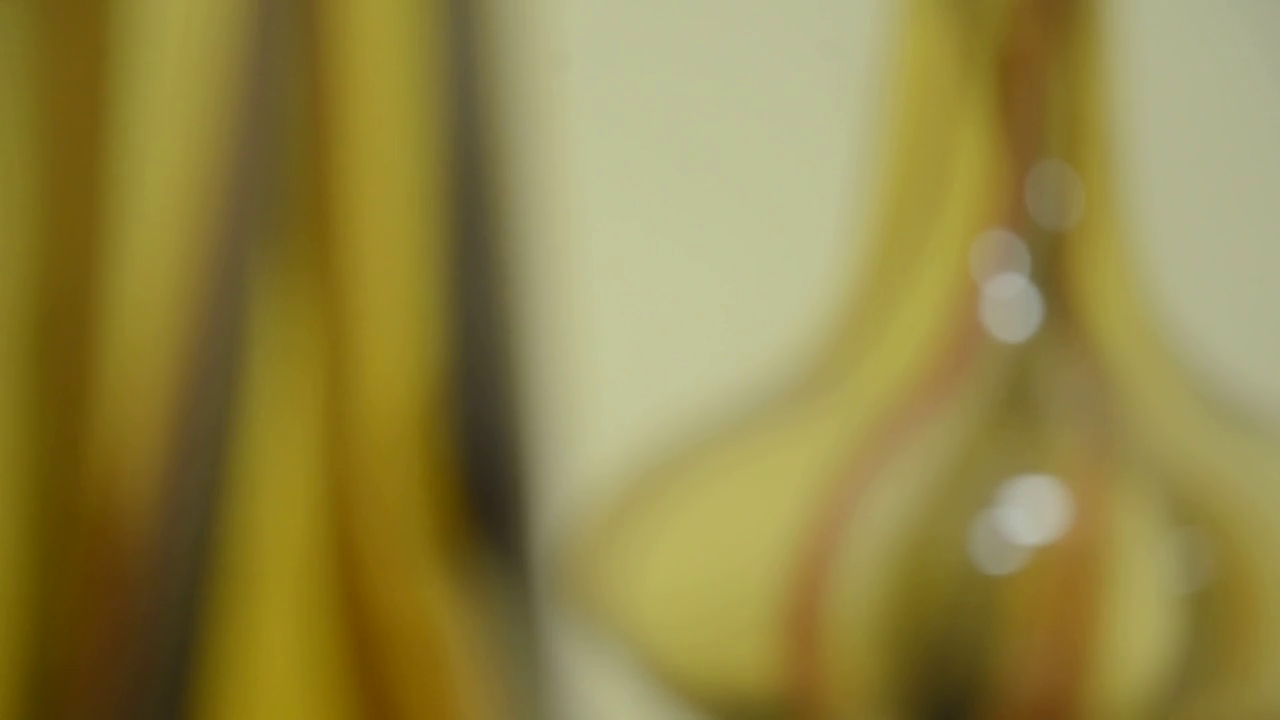
//> input picture frame 20 of PDI/convolucao/vasos720p.mp4, 1280 x 720 px
$ ./depthoffield   (built with g++ and OpenCV 4)
//> lines starting //> are read from the running program, lines starting //| are printed output that depends on the picture; after the words box and inside, x2 and y2 are one past the last pixel; in counts of white or black regions, pixels touching at a corner belong together
#include <iostream>
#include <opencv2/opencv.hpp>

int main(int argc, char** argv) {
  std::string videoPath = (argc > 1) ? argv[1] : "vasos720p.mp4";
  cv::VideoCapture cap(videoPath);

  if (!cap.isOpened()) {
    std::cerr << "Erro ao abrir o video: " << videoPath << std::endl;
    return -1;
  }

  cv::Mat frame, gray, laplacian, laplacianAbs, laplacianDisplay;
  cv::Mat maxLaplacian;  // Matriz de float para guardar a amplitude exata do Laplaciano
  cv::Mat focusImage;    // Imagem de saida (foco estendido em cores)

  // Mascara Laplaciana 3x3 com valor central 8 (detecta bordas com maior ganho)
  float laplacianMask[3][3] = {
    {-1, -1, -1},
    {-1,  8, -1},
    {-1, -1, -1}
  };
  cv::Mat mask = cv::Mat(3, 3, CV_32F, laplacianMask);

  bool initialized = false;
  int frameCount = 0;

  std::cout << "Processando frames do video..." << std::endl;

  while (true) {
    // 1. Capture um frame da cena do video
    cap >> frame;
//> frame is the input picture: 720 rows x 1280 cols, CV_8UC3; mean B, G, R 69.8, 133.3, 145.9
    if (frame.empty()) break;

    frameCount++;

    // 2. Converta o frame para tons de cinza
    cv::cvtColor(frame, gray, cv::COLOR_BGR2GRAY);
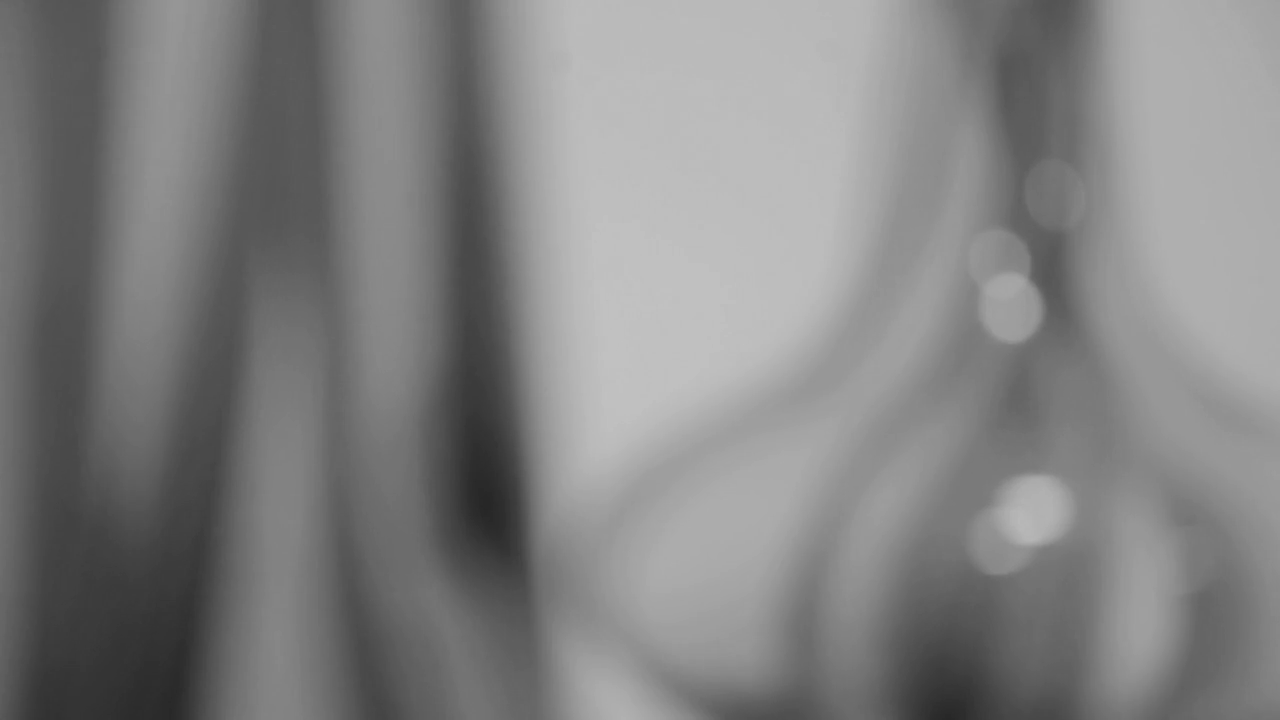
//> gray: 720 rows x 1280 cols, CV_8UC1; min 38, max 194, mean 129.8

    // 4. Aplique um filtro laplaciano de tamanho 3x3 na imagem cinzenta
    cv::filter2D(gray, laplacian, CV_32F, mask);
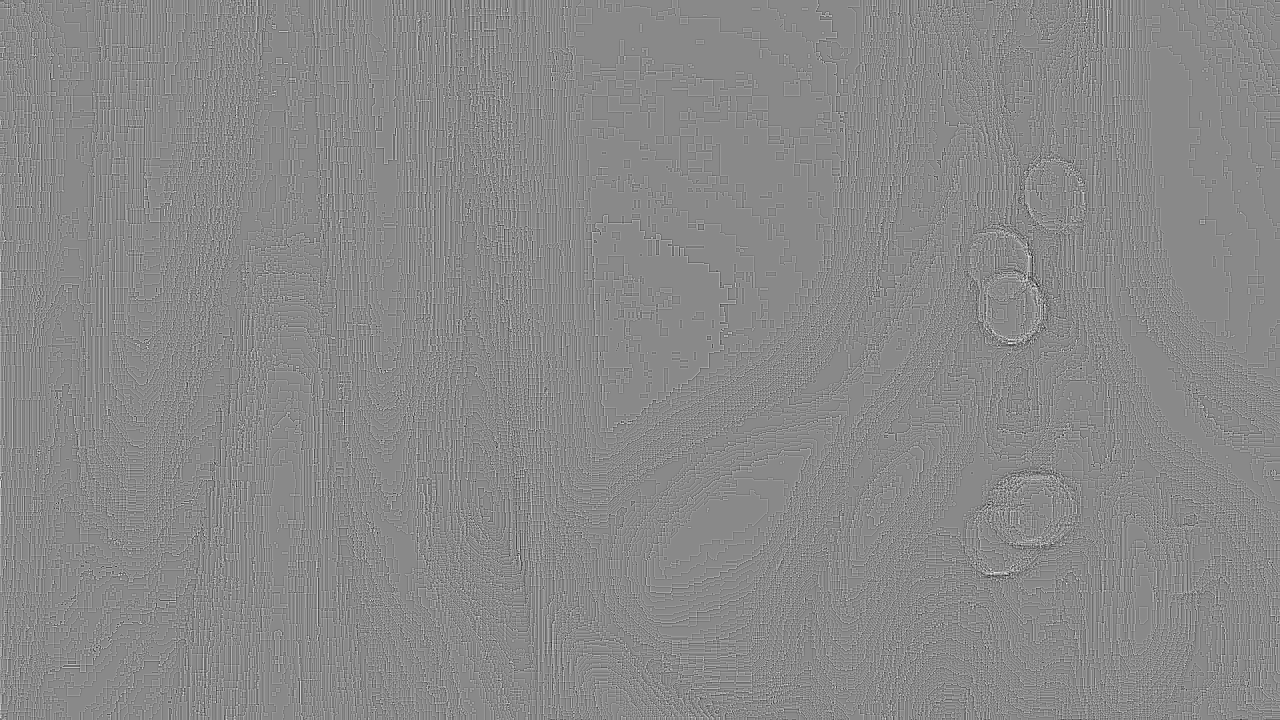
//> laplacian: 720 rows x 1280 cols, CV_32FC1; min -28, max 24, mean 0; drawn with min black and max white

    // Calcula o modulo da resposta para avaliar a nitidez/borda
    laplacianAbs = cv::abs(laplacian);
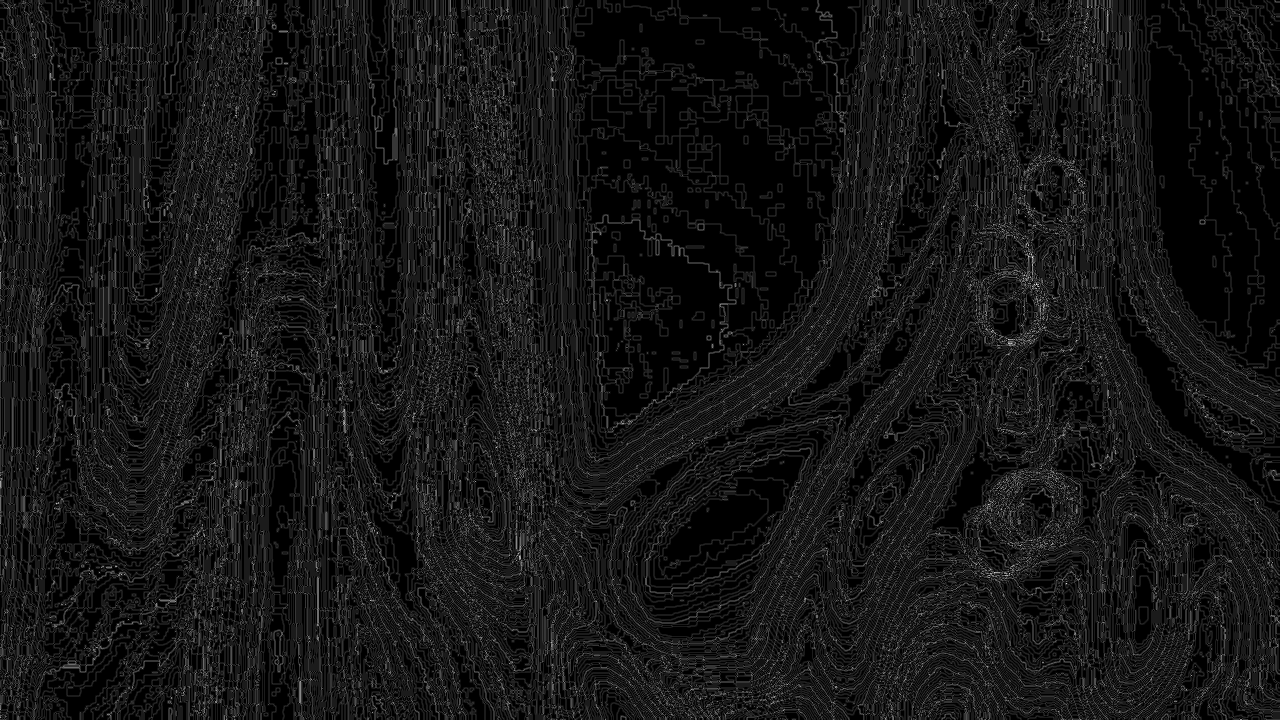
//> laplacianAbs: 720 rows x 1280 cols, CV_32FC1; min 0, max 28, mean 2.4; drawn with min black and max white

    // 3. Crie uma matriz para guardar os maximos dos laplacianos (no 1º frame)
    if (!initialized) {
      maxLaplacian = laplacianAbs.clone();
      focusImage = frame.clone();
      initialized = true;
      continue;
    }

    // 5. Compare a resposta laplaciana com a matriz de maximos e atualize
    for (int r = 0; r < frame.rows; r++) {
      for (int c = 0; c < frame.cols; c++) {
        float currentVal = laplacianAbs.at<float>(r, c);
        float maxVal = maxLaplacian.at<float>(r, c);

        if (currentVal > maxVal) {
          maxLaplacian.at<float>(r, c) = currentVal;
          focusImage.at<cv::Vec3b>(r, c) = frame.at<cv::Vec3b>(r, c);
        }
      }
    }

    // Normaliza o Laplaciano do frame atual apenas para exibicao visual (0 a 255)
    cv::normalize(laplacianAbs, laplacianDisplay, 0, 255, cv::NORM_MINMAX, CV_8U);

    // 6. Exiba a imagem de saida e as janelas intermediarias
    cv::imshow("Frame Original do Video", frame);
    cv::imshow("Imagem em Tons de Cinza", gray);
    cv::imshow("Resposta Laplaciana (Frame Atual)", laplacianDisplay);
    cv::imshow("Foco Estendido (Saida Final Colorida)", focusImage);

    if (cv::waitKey(1) == 27) break; // ESC para cancelar
  }
//> gray: 720 rows x 1280 cols, CV_8UC1; 11.06% of pixels changed, all inside (x1, y1, x2, y2) = (0, 0, 1280, 720)

  std::cout << "Processamento concluido (" << frameCount << " frames analisados)." << std::endl;

  // Normaliza a matriz acumulada dos maximos laplacianos para salvar em formato de imagem (CV_8U)
  cv::Mat maxLaplacianDisplay;
  cv::normalize(maxLaplacian, maxLaplacianDisplay, 0, 255, cv::NORM_MINMAX, CV_8U);

  // Salva automaticamente ambas as imagens de resultado
  cv::imwrite("resultado_foco_estendido.png", focusImage);
  cv::imwrite("resultado_laplaciano_maximo.png", maxLaplacianDisplay);

  std::cout << "Imagens salvas automaticamente:" << std::endl;
  std::cout << " - resultado_foco_estendido.png" << std::endl;
  std::cout << " - resultado_laplaciano_maximo.png" << std::endl;

  // Exibe o mapa de maximos laplacianos no final
  cv::imshow("Mapa Acumulado de Laplacianos Maximos", maxLaplacianDisplay);
  cv::imshow("Foco Estendido (Saida Final Colorida)", focusImage);
  cv::waitKey(0);

  return 0;
}

$ run again, starting later in the video
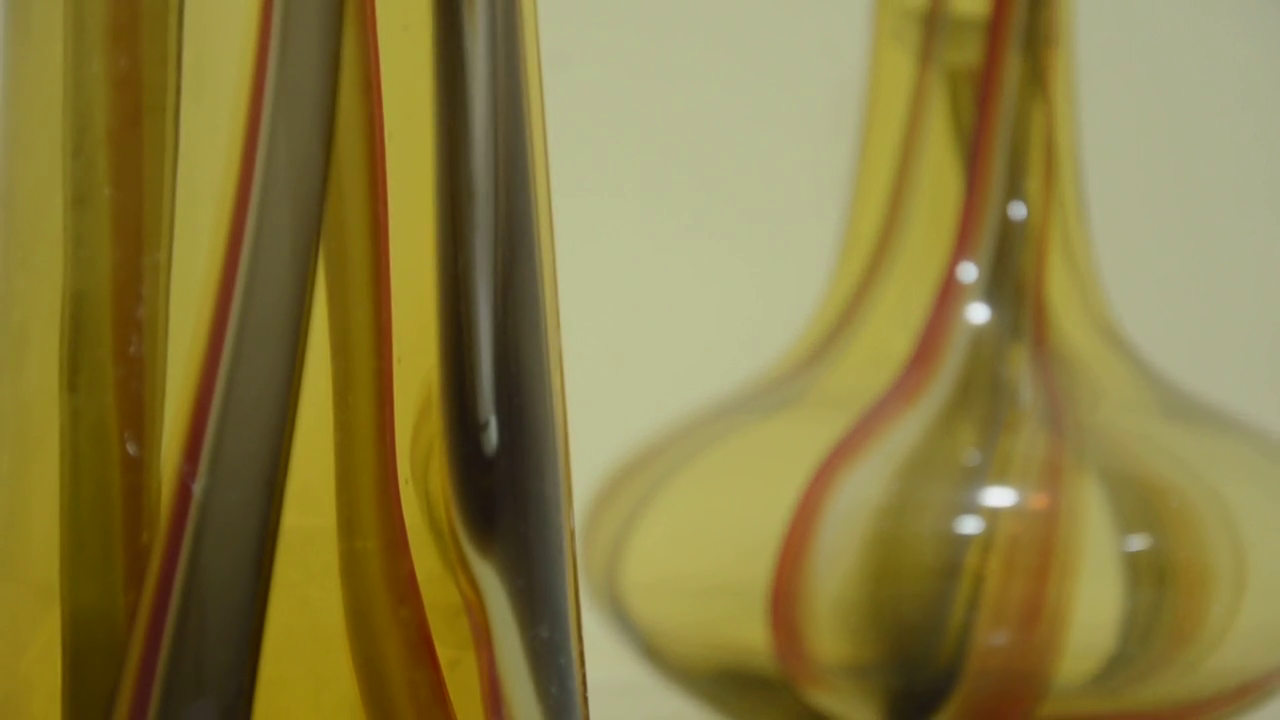
//> input picture frame 92 of PDI/convolucao/vasos720p.mp4, 1280 x 720 px
//> frame is the input picture: 720 rows x 1280 cols, CV_8UC3; mean B, G, R 65.3, 124.6, 137.9
//> `cv::cvtColor(frame, gray, cv::COLOR_BGR2GRAY);`:
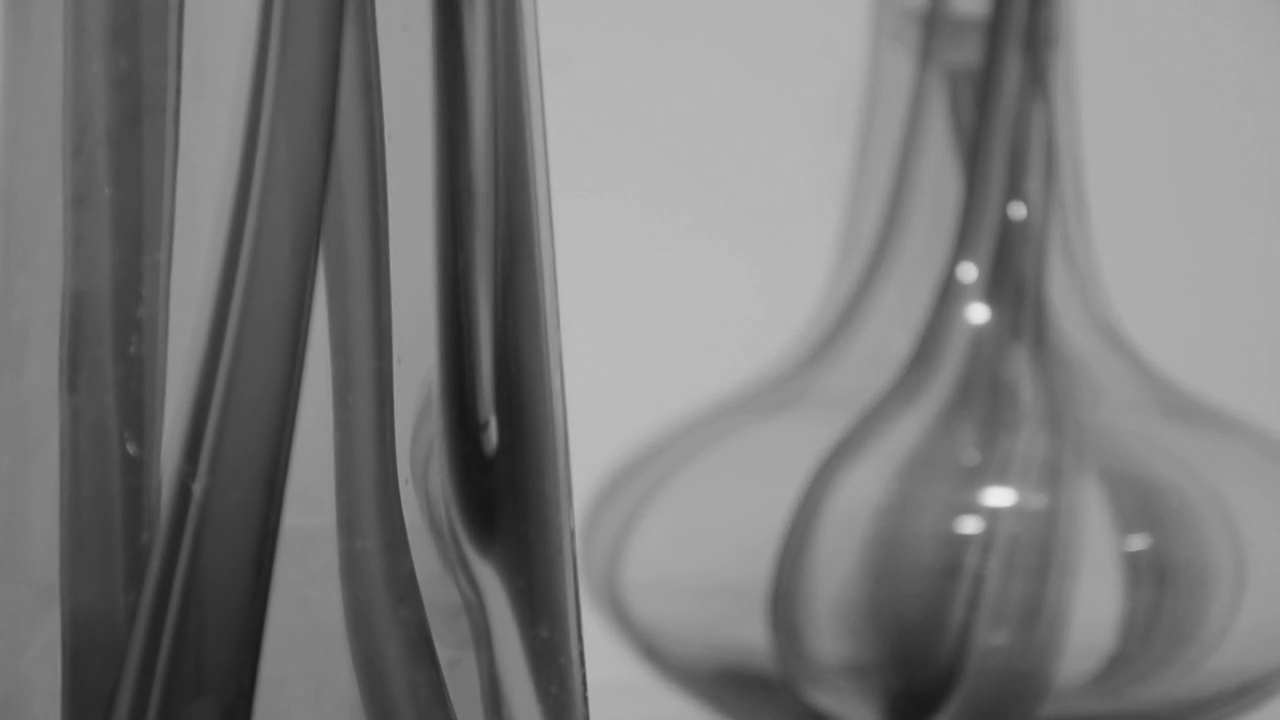
//> gray: 720 rows x 1280 cols, CV_8UC1; min 22, max 236, mean 121.8
//> `laplacianAbs = cv::abs(laplacian);`:
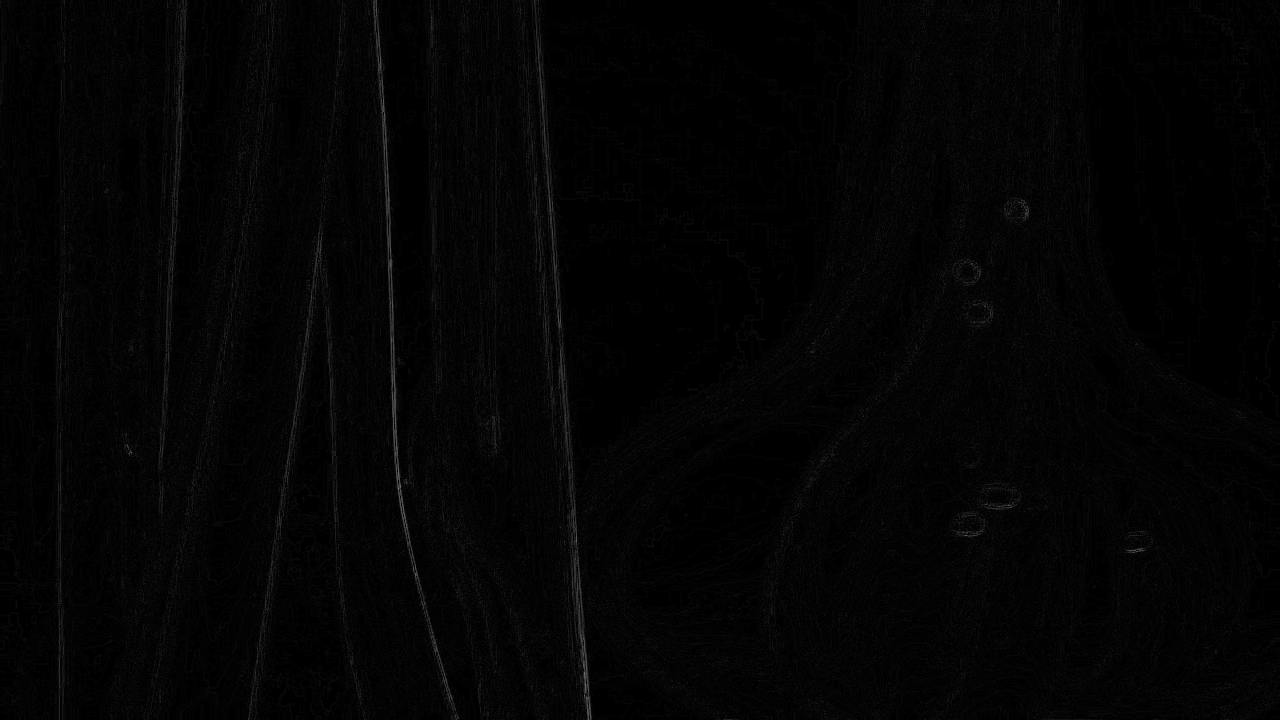
//> laplacianAbs: 720 rows x 1280 cols, CV_32FC1; min 0, max 118, mean 3.7

$ run again, starting later in the video
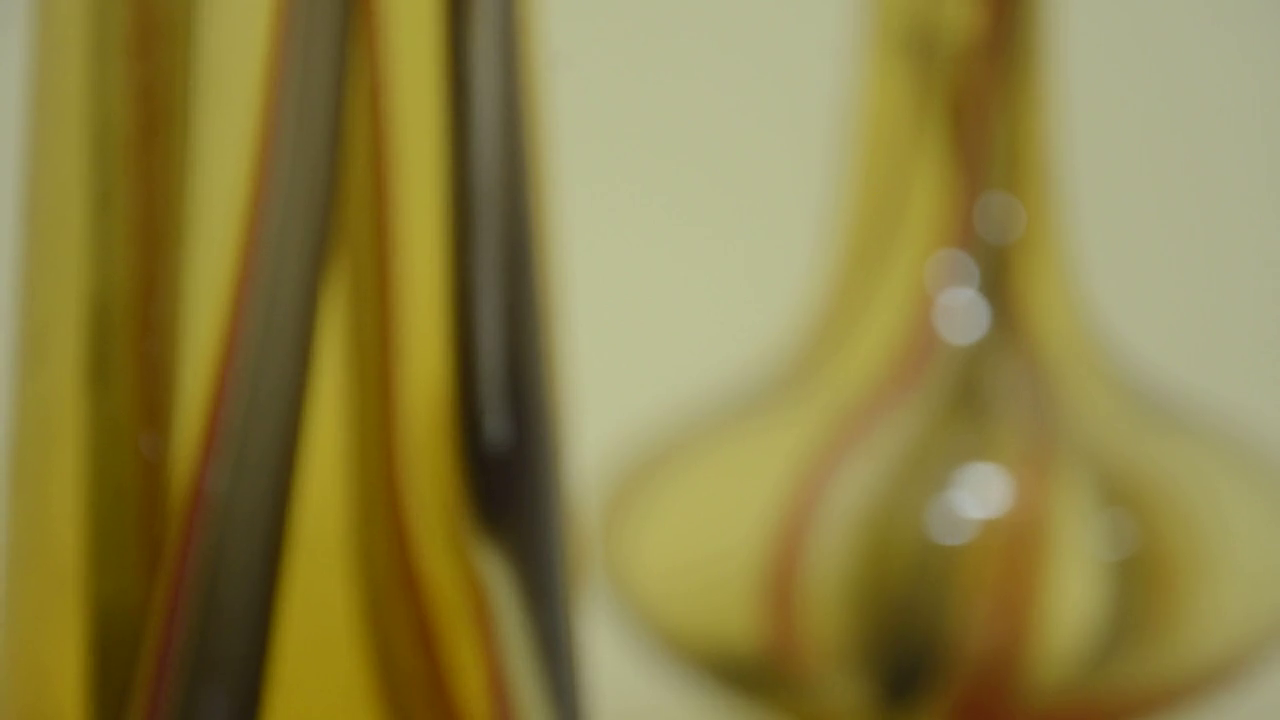
//> input picture frame 164 of PDI/convolucao/vasos720p.mp4, 1280 x 720 px
//> frame is the input picture: 720 rows x 1280 cols, CV_8UC3; mean B, G, R 68.4, 128.4, 140.4
//> `cv::cvtColor(frame, gray, cv::COLOR_BGR2GRAY);`:
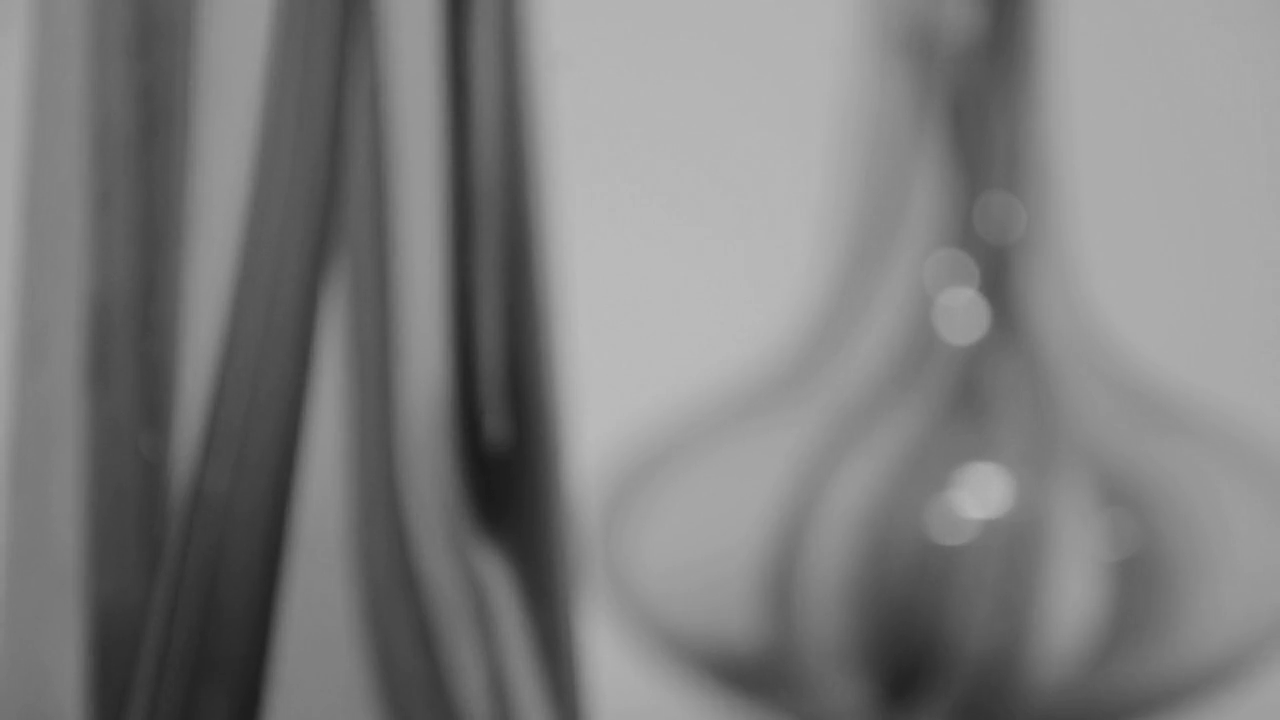
//> gray: 720 rows x 1280 cols, CV_8UC1; min 25, max 187, mean 125.1
//> `laplacianAbs = cv::abs(laplacian);`:
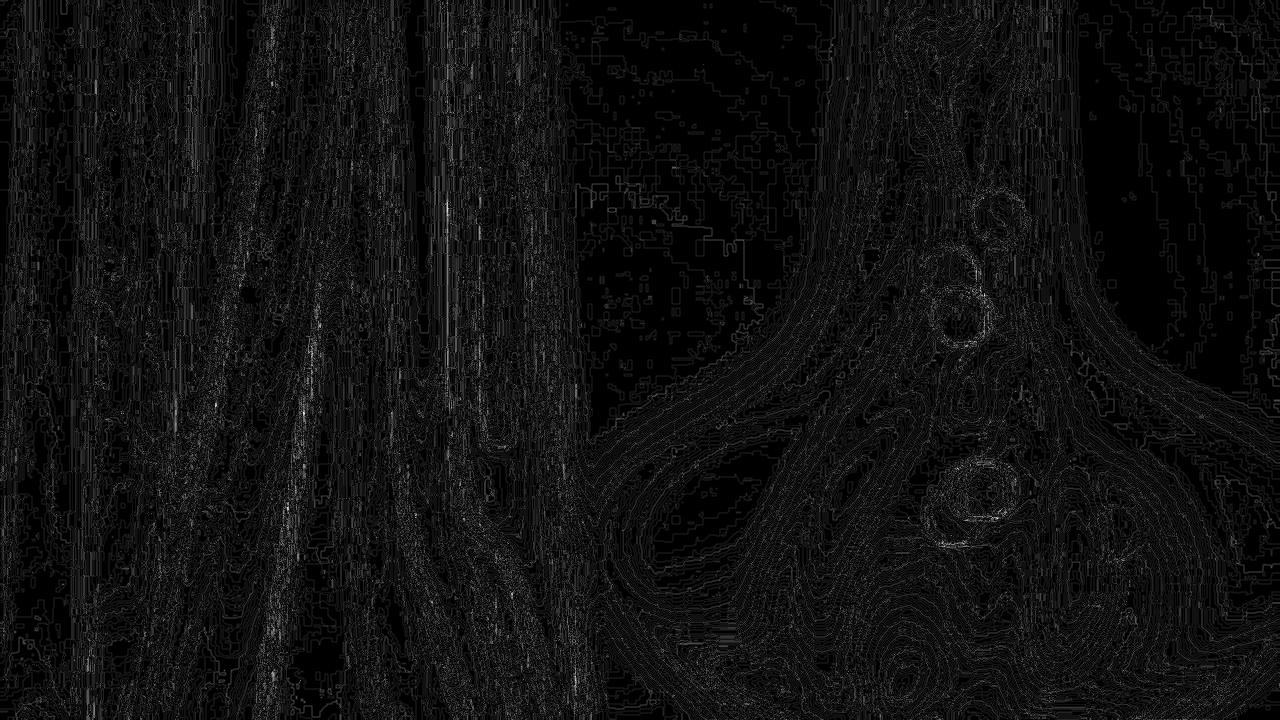
//> laplacianAbs: 720 rows x 1280 cols, CV_32FC1; min 0, max 43, mean 2.8; drawn with min black and max white
